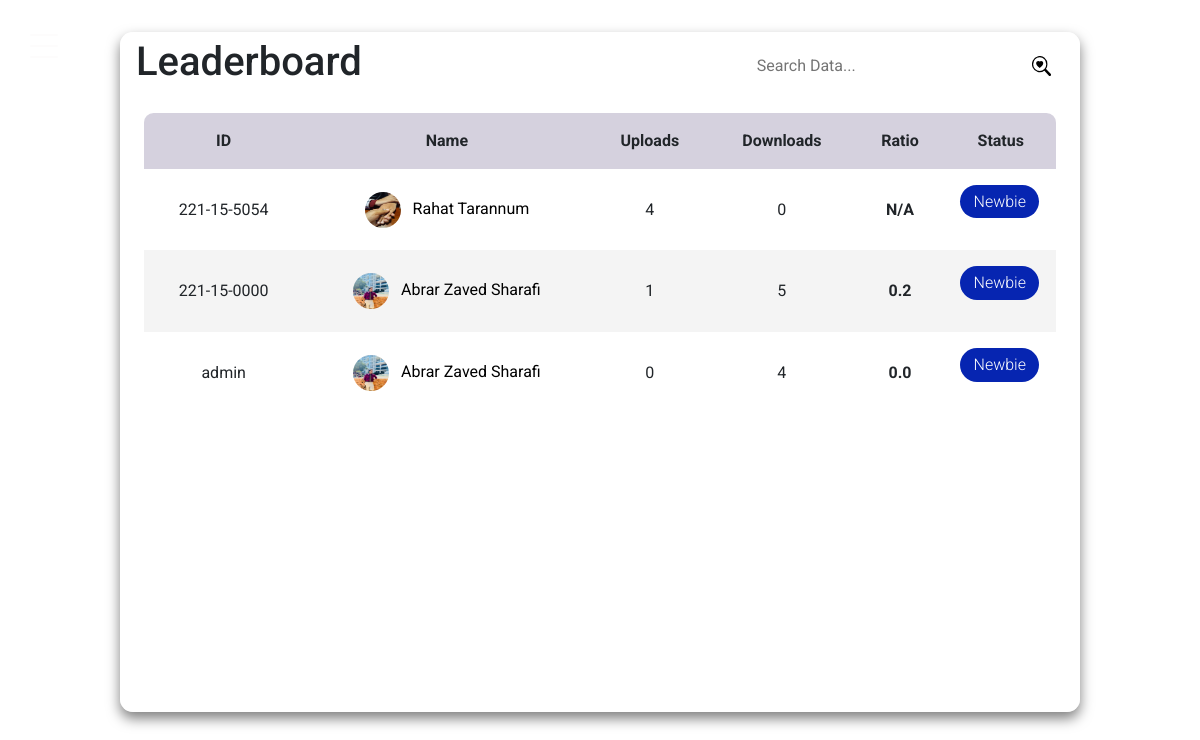
The page /dashboard/leaderboard on the database as committed earlier.
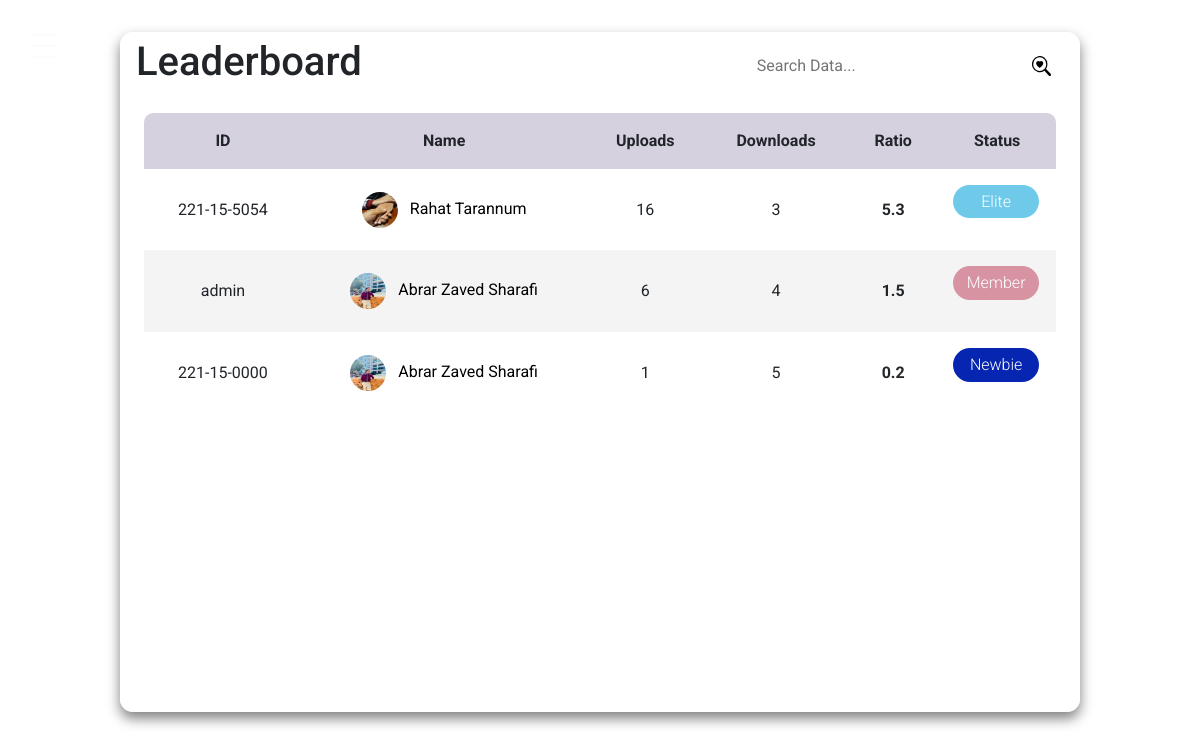
The same page on the database as committed later.
### dashboard/models.py (models this page shows, shortened)
class UserAttribute(models.Model):
    user=models.ForeignKey(Student, verbose_name="User", on_delete=models.CASCADE)
    uploads=models.IntegerField(default=0)
    downloads=models.IntegerField(default=0)

### authentication/models.py (models this page shows)
class Student(AbstractBaseUser, PermissionsMixin):
    student_id = models.CharField(max_length=50, unique=True)
    profile_pic=models.ImageField(upload_to='profile_pic/',null=True,blank=True)
    name = models.CharField(max_length=150, blank=True)
    email = models.EmailField(max_length=254, blank=True)
    dept = models.CharField(max_length=50, blank=True)
    phone_number=models.CharField(max_length=50,blank=True)
    website=models.CharField(max_length=200,null=True,blank=True)
    is_active = models.BooleanField(default=True)
    is_admin = models.BooleanField(default=False)
    is_staff = models.BooleanField(default=False)
    groups = None
    user_permissions = None
    objects = MyUserManager()
    USERNAME_FIELD = "student_id"
    REQUIRED_FIELDS = []  # List additional required fields here, if any
    def __str__(self):
        return self.student_id

### dashboard/views.py (the view)
# urls.py: path("leaderboard", views.leaderboard_view, name="leaderboard"),
def leaderboard_view(request):
    user_attributes = UserAttribute.objects.all().order_by("-uploads")
    return render(
        request, "dashboard/leaderboard.html", {"user_attributes": user_attributes}
    )

### dashboard/templatetags/custom_filters.py (called while the page is built)
@register.filter
def ratio(downloads, user):
    uploads = UserAttribute.objects.get(user=user).uploads
    return f"{uploads / downloads:.1f}" if downloads != 0 else "N/A"

@register.filter
def badge(uploads):
    if uploads <= 5:
        return "Newbie"
    elif uploads <= 10:
        return "Member"
    elif uploads <= 15:
        return "Regular"
    elif uploads <= 20:
        return "Elite"
    elif uploads <= 25:
        return "Supreme"
    else:
        return "Wizard"

### templates/dashboard/leaderboard.html (shortened to what this page needs)
{% extends "sidebar/main.html" %}
{% load static %}
{% load custom_filters %}
{% block content %}
<!DOCTYPE html>
<html lang="en">
<head>
    <link rel="stylesheet" type="text/css" href="{% static 'css/leaderboard.css' %}">
</head>
<body>
    <div class="leaderboard-wrapper">
        <main class="custom-table" id="customers_table">
            <section class="custom-table__header">
                <h1>Leaderboard</h1>
                <div class="custom-input-group">
                    <input type="search" placeholder="Search Data..." style="width: 100%; padding: 0 0.5rem 0 0.3rem; background-color: transparent; border: none; outline: none;">
                    <img src="{% static 'images/search-heart.svg' %}" alt="search" style="width: 1.2rem; height: 1.2rem;">
                </div>
            </section>
            <section class="custom-table__body">
                <table>
                    <thead>
                        <tr>
                            <th>ID</th>
                            <th>Name</th>
                            <th>Uploads</th>
                            <th>Downloads</th>
                            <th>Ratio</th>
                            <th>Status</th>
                        </tr>
                    </thead>
                    <tbody>
                        {% for user in user_attributes %}
                        <tr>
                            <td>{{user.user}}</td>
                            <td>
                                <a href="{% if request.user.id == user.user.id %}{% url 'profile' %}{% else %}{% url 'view_profile' user.user %}{% endif %}" style="text-decoration: none; color:black">
                                    <img src="{{ user.user.profile_pic.url }}" alt="">
                                    {{ user.user.name }}
                                </a>
                            </td>
                            <td>{{user.uploads}}</td>
                            <td>{{user.downloads}}</td>
                            <td><strong>{{user.downloads|ratio:user.user}}</strong></td>
                            <td><p class="status {{user.uploads|badge}}" style="color:white">{{user.uploads|badge}}</p></td>
                        </tr>
                        {% endfor %}
                    </tbody>
                </table>
            </section>
        </main>
    </div>
</body>
</html>
{% endblock content %}

### templates/sidebar/main.html (shortened to what this page needs)
{% load static %}
<!DOCTYPE html>
<html lang="en">
  <head>
    <link rel="stylesheet" href="{% static 'fonts/icomoon/style.css' %}" />
    <link rel="stylesheet" href="{% static 'css/owl.carousel.min.css' %}" />
    <link rel="stylesheet" href="{% static 'css/bootstrap.min.css' %}" />
    <link
      href="https://cdnjs.cloudflare.com/ajax/libs/font-awesome/5.15.4/css/all.min.css"
      rel="stylesheet" />
    <link
      href="https://cdnjs.cloudflare.com/ajax/libs/bootstrap-icons/1.10.5/font/bootstrap-icons.min.css"
      rel="stylesheet" />
    <link
      href="https://cdn.jsdelivr.net/npm/bootstrap@5.3.3/dist/css/bootstrap.min.css"
      rel="stylesheet"
 />
    <link rel="stylesheet" href="{% static 'css/style.css' %}" />
  </head>
  <body>
    {% include "sidebar/sidebar.html" %}
    <main>{% block content %} {% endblock content %}</main>
  </body>
</html>

### templates/sidebar/sidebar.html (shortened to what this page needs)
{% block content %}
<aside class="sidebar">
      <div class="toggle">
        <a href="#" class="burger js-menu-toggle" data-toggle="collapse" data-target="#main-navbar" id="burger">
              <span></span>
            </a>
      </div>
    </aside>
{% endblock content %}

### static/css/style.css (style rules this page uses)
body { font-family: "Roboto", -apple-system, BlinkMacSystemFont, "Segoe UI", Roboto, "Helvetica Neue", Arial, "Noto Sans", sans-serif, "Apple Color Emoji", "Segoe UI Emoji", "Segoe UI Symbol", "Noto Color Emoji"; background-color: #fcfcfc; }
p { color: #b3b3b3; font-weight: 300; }
h1, h2, h3, h4, h5, h6, .h1, .h2, .h3, .h4, .h5, .h6 { font-family: "Roboto", -apple-system, BlinkMacSystemFont, "Segoe UI", Roboto, "Helvetica Neue", Arial, "Noto Sans", sans-serif, "Apple Color Emoji", "Segoe UI Emoji", "Segoe UI Symbol", "Noto Color Emoji"; }
a { -webkit-transition: 0.3s all ease; -o-transition: 0.3s all ease; transition: 0.3s all ease; }
a, a:hover { text-decoration: none !important; }
body { position: relative; }
body:before { position: absolute; content: ""; z-index: 1; top: 0; left: 0; right: 0; bottom: 0; background-color: rgba(0, 0, 0, 0.5); opacity: 0; visibility: hidden; -webkit-transition: 0.3s all ease-in-out; -o-transition: 0.3s all ease-in-out; transition: 0.3s all ease-in-out; }
aside, main { height: 100vh; min-height: 580px; }
aside { width: 300px; left: 0; z-index: 1001; position: fixed; -webkit-transform: translateX(-100%); -ms-transform: translateX(-100%); transform: translateX(-100%); background-color: #02000048; color: white; -webkit-transition: 1s -webkit-transform cubic-bezier(0.23, 1, 0.32, 1); transition: 1s -webkit-transform cubic-bezier(0.23, 1, 0.32, 1); -o-transition: 1s transform cubic-bezier(0.23, 1, 0.32, 1); transition: 1s transform cubic-bezier(0.23, 1, 0.32, 1); transition: 1s transform cubic-bezier(0.23, 1, 0.32, 1), 1s -webkit-transform cubic-bezier(0.23, 1, 0.32, 1); }
aside .toggle { padding-left: 30px; padding-top: 30px; position: absolute; right: 0; -webkit-transform: translateX(100%); -ms-transform: translateX(100%); transform: translateX(100%); }
main { width: calc(100%); }
.burger { width: 28px; height: 32px; cursor: pointer; position: relative; z-index: 99; float: right; }
.burger:before, .burger span, .burger:after { width: 100%; height: 2px; display: block; background: #fdfcfc; border-radius: 2px; position: absolute; opacity: 1; }
.burger:before, .burger:after { -webkit-transition: top 0.35s cubic-bezier(0.23, 1, 0.32, 1), opacity 0.35s cubic-bezier(0.23, 1, 0.32, 1), background-color 1.15s cubic-bezier(0.86, 0, 0.07, 1), -webkit-transform 0.35s cubic-bezier(0.23, 1, 0.32, 1); transition: top 0.35s cubic-bezier(0.23, 1, 0.32, 1), opacity 0.35s cubic-bezier(0.23, 1, 0.32, 1), background-color 1.15s cubic-bezier(0.86, 0, 0.07, 1), -webkit-transform 0.35s cubic-bezier(0.23, 1, 0.32, 1); -o-transition: top 0.35s cubic-bezier(0.23, 1, 0.32, 1), transform 0.35s cubic-bezier(0.23, 1, 0.32, 1), opacity 0.35s cubic-bezier(0.23, 1, 0.32, 1), background-color 1.15s cubic-bezier(0.86, 0, 0.07, 1); transition: top 0.35s cubic-bezier(0.23, 1, 0.32, 1), transform 0.35s cubic-bezier(0.23, 1, 0.32, 1), opacity 0.35s cubic-bezier(0.23, 1, 0.32, 1), background-color 1.15s cubic-bezier(0.86, 0, 0.07, 1); transition: top 0.35s cubic-bezier(0.23, 1, 0.32, 1), transform 0.35s cubic-bezier(0.23, 1, 0.32, 1), opacity 0.35s cubic-bezier(0.23, 1, 0.32, 1), background-color 1.15s cubic-bezier(0.86, 0, 0.07, 1), -webkit-transform 0.35s cubic-bezier(0.23, 1, 0.32, 1); -webkit-transition: top 0.35s cubic-bezier(0.23, 1, 0.32, 1), -webkit-transform 0.35s cubic-bezier(0.23, 1, 0.32, 1), opacity 0.35s cubic-bezier(0.23, 1, 0.32, 1), background-color 1.15s cubic-bezier(0.86, 0, 0.07, 1); content: ""; }
.burger:before { top: 4px; }
.burger span { top: 15px; }
.burger:after { top: 26px; }

Rows that differ between the two databases and show on the page:
changed UserAttribute "Rahat Tarannum": uploads "4" → "16"; downloads "0" → "3"; downloads|ratio "N/A" → "5.3"; uploads|badge "Newbie" → "Elite"
changed UserAttribute "admin": uploads "0" → "6"; downloads|ratio "0.0" → "1.5"; uploads|badge "Newbie" → "Member"; moves up the list
